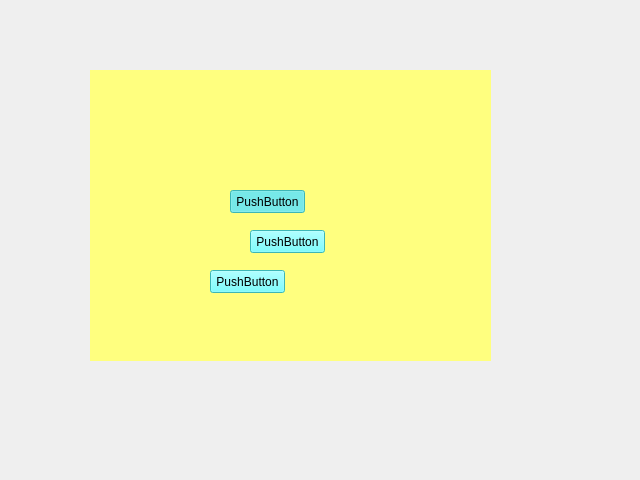
<?xml version="1.0" encoding="UTF-8"?>
<ui version="4.0">
 <class>Form</class>
 <widget class="QWidget" name="Form">
  <property name="geometry">
   <rect>
    <x>0</x>
    <y>0</y>
    <width>640</width>
    <height>480</height>
   </rect>
  </property>
  <property name="windowTitle">
   <string>Form</string>
  </property>
  <widget class="QWidget" name="widget" native="true">
   <property name="geometry">
    <rect>
     <x>90</x>
     <y>70</y>
     <width>401</width>
     <height>291</height>
    </rect>
   </property>
   <property name="styleSheet">
    <string notr="true">background-color: rgb(255, 255, 127);</string>
   </property>
   <widget class="QPushButton" name="pushButton">
    <property name="geometry">
     <rect>
      <x>140</x>
      <y>120</y>
      <width>75</width>
      <height>23</height>
     </rect>
    </property>
    <property name="styleSheet">
     <string notr="true">background-color: rgb(85, 255, 255);</string>
    </property>
    <property name="text">
     <string>PushButton</string>
    </property>
    <property name="checkable">
     <bool>true</bool>
    </property>
    <property name="checked">
     <bool>true</bool>
    </property>
    <property name="autoDefault">
     <bool>false</bool>
    </property>
   </widget>
   <widget class="QPushButton" name="pushButton_2">
    <property name="geometry">
     <rect>
      <x>160</x>
      <y>160</y>
      <width>75</width>
      <height>23</height>
     </rect>
    </property>
    <property name="styleSheet">
     <string notr="true">background-color: rgb(85, 255, 255);</string>
    </property>
    <property name="text">
     <string>PushButton</string>
    </property>
   </widget>
   <widget class="QPushButton" name="pushButton_3">
    <property name="geometry">
     <rect>
      <x>120</x>
      <y>200</y>
      <width>75</width>
      <height>23</height>
     </rect>
    </property>
    <property name="styleSheet">
     <string notr="true">background-color: rgb(85, 255, 255);</string>
    </property>
    <property name="text">
     <string>PushButton</string>
    </property>
   </widget>
  </widget>
 </widget>
 <resources/>
 <connections/>
</ui>
